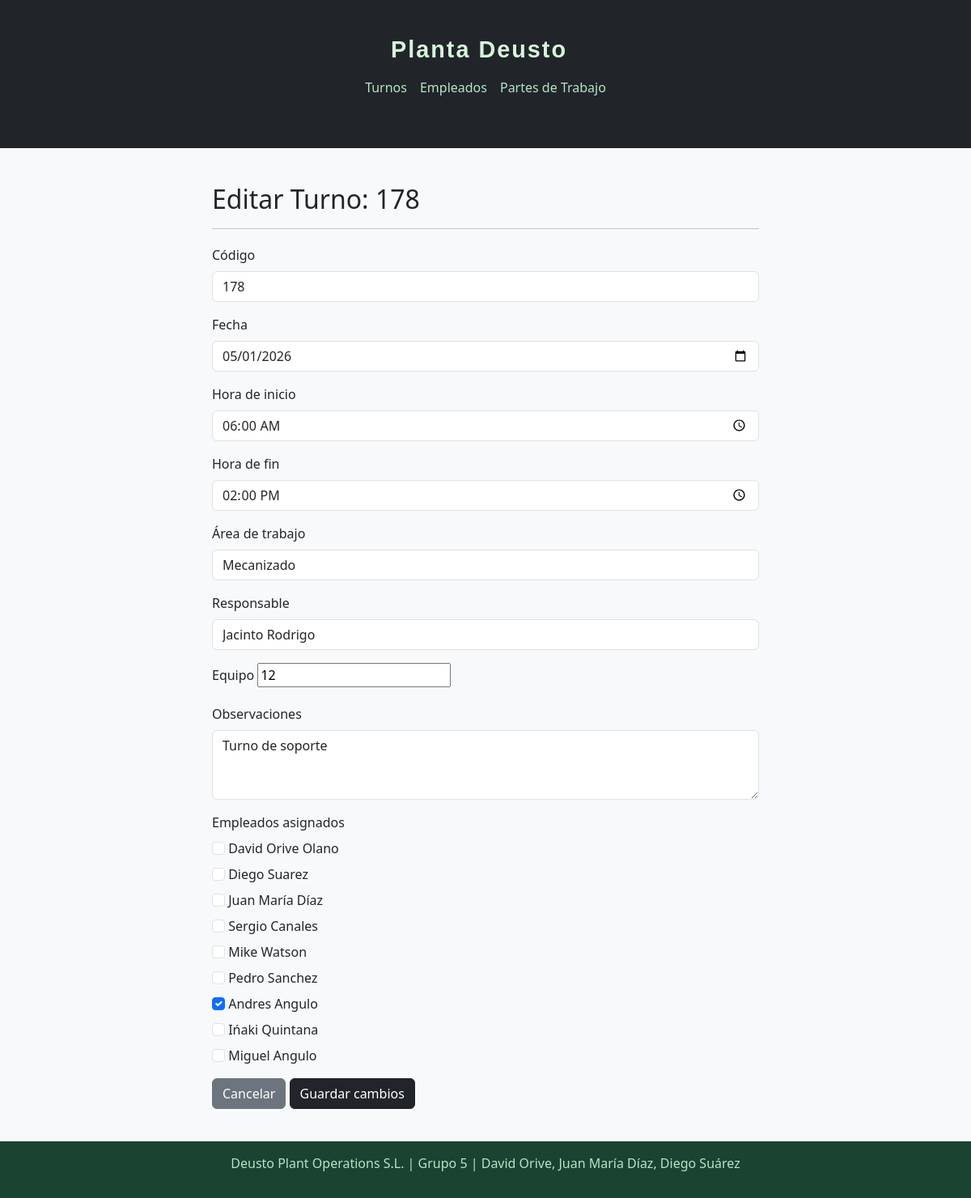
The page /turnos/editar/6/ on the database its author committed.
### Gestion/models.py (models this page shows, shortened)
class Turno(models.Model):
    codigo = models.CharField(max_length=10, unique=True)
    fecha = models.DateField()
    hora_inicio = models.TimeField()
    hora_fin = models.TimeField()
    area_trabajo = models.CharField(max_length=50)
    responsable = models.CharField(max_length=100)
    observaciones = models.TextField(blank=True)
    equipo = models.CharField(max_length=50)
    empleados_asignados = models.ManyToManyField(Empleado, related_name='turnos_asignados', blank=True)

### Gestion/views.py (the view)
# urls.py: path('turnos/editar/<int:pk>/', views.editar_turno, name='editar_turno'),
def editar_turno(request, pk):
    turno = get_object_or_404(Turno, pk=pk)
    if request.method == 'POST':
        form = TurnoForm(request.POST, instance=turno)
        if form.is_valid():
            form.save()
            return redirect('lista_turnos')
    else:
        form = TurnoForm(instance=turno)
    return render(request, 'Gestion/editar_turno.html', {'form': form, 'turno': turno})

### Gestion/forms.py
class TurnoForm(forms.ModelForm):
    class Meta:
        model = Turno
        fields = ['codigo', 'fecha', 'hora_inicio', 'hora_fin', 'area_trabajo', 'responsable', 'equipo', 'observaciones', 'empleados_asignados']
        widgets = {
            'codigo': forms.TextInput(attrs={'class': 'form-control'}),
            'fecha': forms.DateInput(attrs={'class': 'form-control', 'type': 'date'}),
            'hora_inicio': forms.TimeInput(attrs={'class': 'form-control', 'type': 'time'}),
            'hora_fin': forms.TimeInput(attrs={'class': 'form-control', 'type': 'time'}),
            'area_trabajo': forms.TextInput(attrs={'class': 'form-control'}),
            'responsable': forms.TextInput(attrs={'class': 'form-control'}),
            'observaciones': forms.Textarea(attrs={'class': 'form-control', 'rows': 3}),
            'empleados_asignados': forms.CheckboxSelectMultiple(attrs={'class': 'form-check-input'}),
        }

### Gestion/models.py (called while the page is built)
    def __str__(self):
        return f"{self.nombre} {self.apellido}"

### Gestion/templates/Gestion/editar_turno.html (shortened to what this page needs)
<!DOCTYPE html>
{% load static %}
<html lang="es">
<head>
    <link href="https://cdn.jsdelivr.net/npm/bootstrap@5.3.0/dist/css/bootstrap.min.css" rel="stylesheet">
    <link rel="stylesheet" href="{% static 'Css/Plantilla_unificada.css' %}">
    <link rel="stylesheet" href="{% static 'Css/Css_editar_turno.css' %}">
</head>
<body class="bg-light">
    <nav class="navbar navbar-dark bg-dark mb-4">
        <div class="container d-flex flex-column align-items-center">
            <a class="navbar-brand" href="/">Planta Deusto</a>
            <ul class="navbar-nav d-flex flex-row gap-3">
                <li class="nav-item"><a class="nav-link" href="/turnos/">Turnos</a></li>
                <li class="nav-item"><a class="nav-link" href="/empleados/">Empleados</a></li>
                <li class="nav-item"><a class="nav-link" href="/partes/">Partes de Trabajo</a></li>
            </ul>
        </div>
    </nav>
    <div class="container">
        <h2>Editar Turno: {{ turno.codigo }}</h2>
        <hr>
        <form method="post">
            <div class="mb-3">
                <label for="{{ form.codigo.id_for_label }}" class="form-label">Código</label>
                {{ form.codigo }}
            </div>
            <div class="mb-3">
                <label for="{{ form.fecha.id_for_label }}" class="form-label">Fecha</label>
                {{ form.fecha }}
            </div>
            <div class="mb-3">
                <label for="{{ form.hora_inicio.id_for_label }}" class="form-label">Hora de inicio</label>
                {{ form.hora_inicio }}
            </div>
            <div class="mb-3">
                <label for="{{ form.hora_fin.id_for_label }}" class="form-label">Hora de fin</label>
                {{ form.hora_fin }}
            </div>
            <div class="mb-3">
                <label for="{{ form.area_trabajo.id_for_label }}" class="form-label">Área de trabajo</label>
                {{ form.area_trabajo }}
            </div>
            <div class="mb-3">
                <label for="{{ form.responsable.id_for_label }}" class="form-label">Responsable</label>
                {{ form.responsable }}
            </div>
            <div class="mb-3">
                <label for="{{ form.equipo.id_for_label }}" class="form-label">Equipo</label>
                {{ form.equipo }}
            </div>
            <div class="mb-3">
                <label class="form-label">Observaciones</label>
                {{ form.observaciones }}
            </div>
            <div class="mb-3">
                <label class="form-label">Empleados asignados</label>
                <div>
                    {% for empleado in form.empleados_asignados %}
                    <div style="margin-bottom: 8px;">
                        {{ empleado.tag }} {{ empleado.choice_label }}
                    </div>
                    {% endfor %}
                </div>
            </div>
            <a href="{% url 'lista_turnos' %}" class="btn btn-secondary">Cancelar</a>
            <button type="submit" class="btn btn-dark">Guardar cambios</button>
        </form>
    </div>
    <footer class="footer">
    <p>Deusto Plant Operations S.L. | Grupo 5 | David Orive, Juan María Díaz, Diego Suárez</p>
    </footer>
</body>
</html>

### Static/Css/Plantilla_unificada.css (style rules this page uses)
.navbar { background-color: #1b4332; padding: 15px 0; }
.navbar-brand { font-family: 'Raleway', sans-serif; color: #d8f3dc; font-size: 1.8rem; font-weight: bold; letter-spacing: 2px; }
.nav-link { color: #b7e4c7; font-size: 1rem; }
.footer { background-color: #1b4332; color: #b7e4c7; text-align: center; padding: 15px 0; margin-top: auto; }
body { background-color: #f8f9fa; min-height: 100vh; display: flex; flex-direction: column; }
h2 { color: #1b4332; margin-bottom: 20px; }
.container { margin-top: 20px; flex: 1; }

### Static/Css/Css_editar_turno.css (style rules this page uses)
body { background-color: #f5f5f5; }
.container { margin-top: 20px; margin-bottom: 40px; max-width: 700px; }
h2 { color: #212529; margin-bottom: 5px; }
hr { margin-bottom: 20px; }

### rows shown on the page
Turno: codigo "178", fecha "05/01/2026", hora_inicio "06:00:00", hora_fin "14:00:00", area_trabajo "Mecanizado", responsable "Jacinto Rodrigo", equipo "12", observaciones "Turno de soporte"

### other values the page prints
{{ empleado.choice_label }} "David Orive Olano" "Diego Suarez" "Juan María Díaz" "Sergio Canales" "Mike Watson" "Pedro Sanchez" "Andres Angulo" "Ińaki Quintana" "Miguel Angulo"
